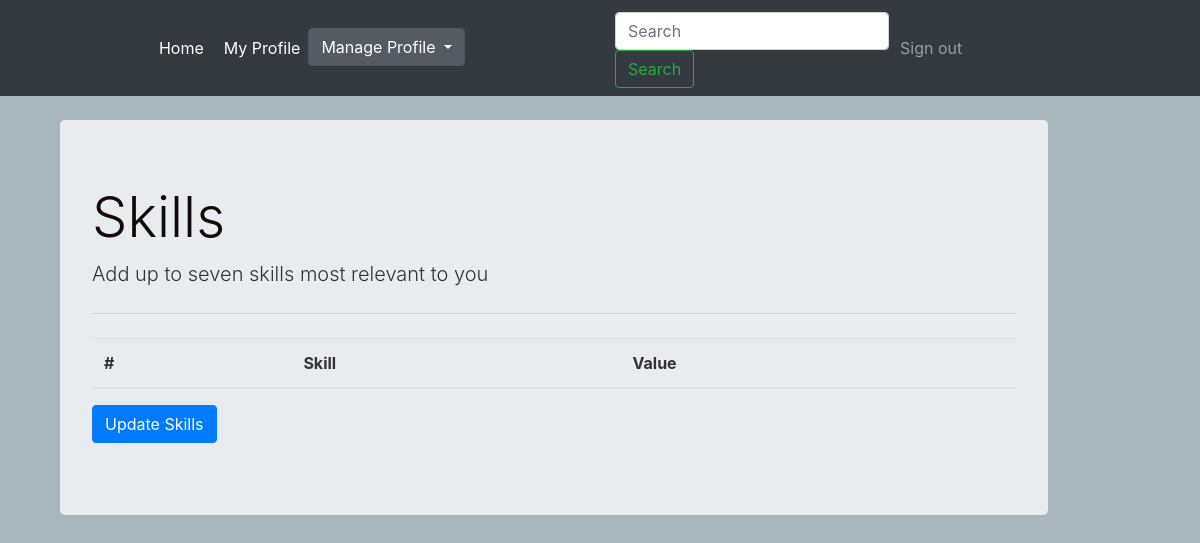
Page /skills (signed in) on the earlier database version.
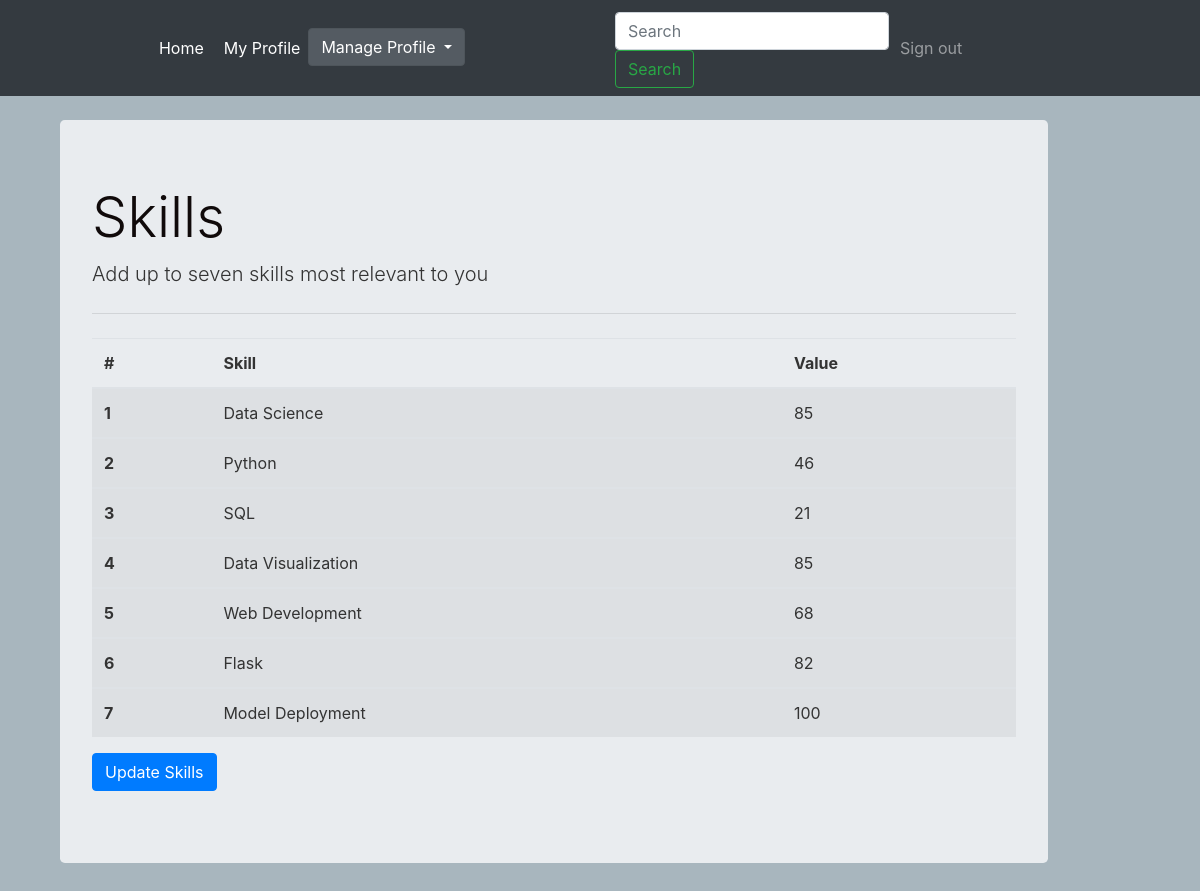
Same page on the later database version.
### Portfolio/models.py (models this page shows, shortened)
class Skills(db.Model):
    id = db.Column(db.Integer,primary_key = True)
    skill_name = db.Column(db.String(50))
    skill_value = db.Column(db.Integer)
    user_id = db.Column(db.Integer,db.ForeignKey('user.id'),nullable = False)

### Portfolio/routes.py (the view)
@app.route("/skills",methods=['GET','POST'])
def skills():
    user_skills = Skills.query.filter_by(user_id=current_user.id).all()
    return render_template('skills.html',user_skills=user_skills)

### Portfolio/models.py (called while the page is built)
@login_manager.user_loader
def load_user(user_id):
    return User.query.get(int(user_id))

### Portfolio/templates/skills.html
{% extends 'layouts_profile.html' %}
{% block content %}
<div class="jumbotron">
    <h1 class="display-4">Skills</h1>
    <p class="lead">Add up to seven skills most relevant to you</p>
    <hr class="my-4">
    <table class="table table-striped">
        <thead>
            <tr>
              <th scope="col">#</th>
              <th scope="col">Skill </th>
              <th scope="col">Value</th>
            </tr>
          </thead>
        {% for skill in user_skills %}
            <tbody>
            <tr>
                <th scope="row">{{ loop.index }}</th>
                <td>{{ skill.skill_name }}</td>
                <td>{{ skill.skill_value }}</td>
            </tr>
            </tbody>
        {% endfor %}
      </table>
    <a href='{{ url_for("add_skill") }}'>
        <button class="btn btn-primary mb-2">
            Update Skills
        </button>
    </a>
  </div>
{% endblock content %}

Differences in the rows shown:
added Skills: skill_name "Data Science", skill_value "85"
added Skills: skill_name "Python", skill_value "46"
added Skills: skill_name "SQL", skill_value "21"
added Skills: skill_name "Data Visualization", skill_value "85"
added Skills: skill_name "Web Development", skill_value "68"
added Skills: skill_name "Flask", skill_value "82"
added Skills: skill_name "Model Deployment", skill_value "100"
